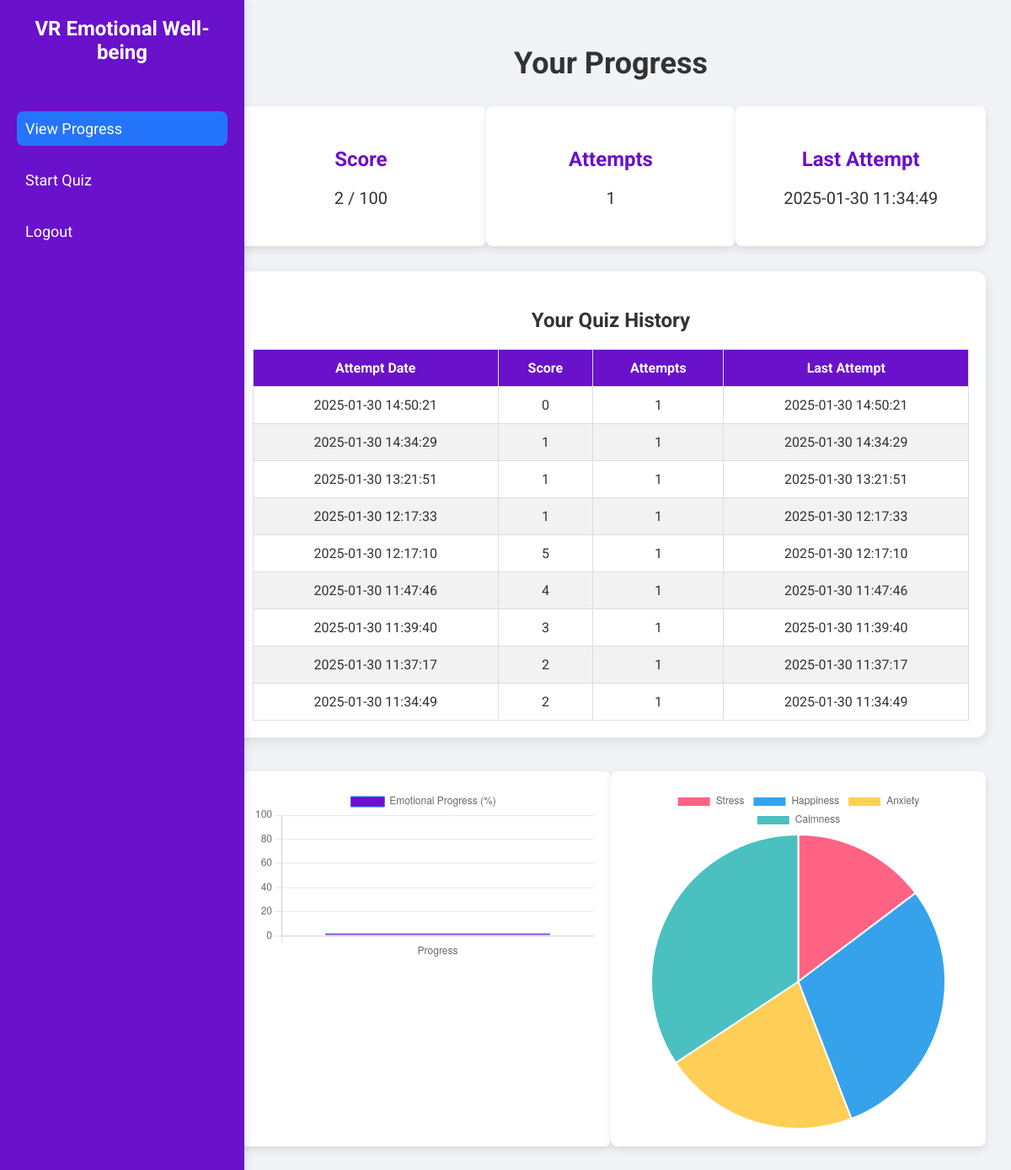
/index.php (signed in), run on the app's committed database.
### tables this page shows
CREATE TABLE `user_progress` (
  `id` int(11) NOT NULL,
  `user_id` int(11) DEFAULT NULL,
  `score` int(11) DEFAULT NULL,
  `attempts` int(11) DEFAULT 0,
  `last_attempt` timestamp NOT NULL DEFAULT current_timestamp()
);

### index.php (the view, shortened to what this page needs)
<?php
include 'config.php';
$user_id = $_SESSION['user_id'];
$query = "SELECT score, attempts, last_attempt FROM user_progress WHERE user_id = ?";
$stmt = $conn->prepare($query);
$stmt->bind_param("i", $user_id);
$stmt->execute();
$result = $stmt->get_result();
$user_progress = $result->fetch_assoc();
$query_history = "SELECT score, attempts, last_attempt FROM user_progress WHERE user_id = ? ORDER BY last_attempt DESC";
$stmt_history = $conn->prepare($query_history);
$stmt_history->bind_param("i", $user_id);
$stmt_history->execute();
$result_history = $stmt_history->get_result();
$emotion_data = [rand(10, 40), rand(20, 50), rand(5, 30), rand(30, 60)];
?>
<!DOCTYPE html>
<html lang="en">
<head>
    <link href="https://cdn.jsdelivr.net/npm/font-awesome/css/font-awesome.min.css" rel="stylesheet">
</head>
<body>
    <div class="sidebar" id="sidebar">
        <h2>VR Emotional Well-being</h2>
        <ul>
            <li class="nav-item active"><a href="progress.php">View Progress</a></li>
            <li class="nav-item"><a href="quiz.php">Start Quiz</a></li>
            <li class="nav-item"><a href="logout.php">Logout</a></li>
        </ul>
    </div>
    <div class="dashboard">
        <h1>Your Progress</h1>
        <div class="stats">
            <div class="stat-box">
                <h3>Score</h3>
                <p><?= $user_progress['score'] ?> / 100</p>
            </div>
            <div class="stat-box">
                <h3>Attempts</h3>
                <p><?= $user_progress['attempts'] ?></p>
            </div>
            <div class="stat-box">
                <h3>Last Attempt</h3>
                <p><?= $user_progress['last_attempt'] ?></p>
            </div>
        </div>
        <div class="progress-list">
            <h3>Your Quiz History</h3>
            <table>
                <thead>
                    <tr>
                        <th>Attempt Date</th>
                        <th>Score</th>
                        <th>Attempts</th>
                        <th>Last Attempt</th>
                    </tr>
                </thead>
                <tbody>
                    <?php while ($history = $result_history->fetch_assoc()) : ?>
                        <tr>
                            <td><?= $history['last_attempt'] ?></td>
                            <td><?= $history['score'] ?></td>
                            <td><?= $history['attempts'] ?></td>
                            <td><?= $history['last_attempt'] ?></td>
                        </tr>
                    <?php endwhile; ?>
                </tbody>
            </table>
        </div>
        <div class="charts">
            <div class="chart-box">
                <canvas id="progress-chart"></canvas>
            </div>
            <div class="chart-box">
                <canvas id="emotion-chart"></canvas>
            </div>
        </div>
    </div>
    <script>
        // Toggle Sidebar
        function toggleSidebar() {
            const sidebar = document.getElementById('sidebar');
            sidebar.classList.toggle('active');
        }
        // Chart.js - Progress Bar Chart
        const ctxProgress = document.getElementById('progress-chart').getContext('2d');
        const progressChart = new Chart(ctxProgress, {
            type: 'bar',
            data: {
                labels: ['Progress'],
                datasets: [{
                    label: 'Emotional Progress (%)',
                    data: [<?= $user_progress['score'] ?>],
                    backgroundColor: '#6a11cb',
                    borderColor: '#2575fc',
                    borderWidth: 1
                }]
            },
            options: {
                scales: {
                    y: {
                        beginAtZero: true,
                        max: 100
                    }
                }
            }
        });
        // Chart.js - Emotional Stats Pie Chart
        const ctxEmotion = document.getElementById('emotion-chart').getContext('2d');
        const emotionChart = new Chart(ctxEmotion, {
            type: 'pie',
            data: {
                labels: ['Stress', 'Happiness', 'Anxiety', 'Calmness'],
                datasets: [{
                    data: [<?= implode(',', $emotion_data) ?>],
                    backgroundColor: ['#FF6384', '#36A2EB', '#FFCE56', '#4BC0C0']
                }]
            }
        });
    </script>
</body>
</html>

### index.php (style rules this page uses)
body { margin: 0; font-family: 'Roboto', sans-serif; background-color: #f1f3f6; transition: padding-left 0.3s ease; }
.sidebar { position: fixed; top: 0; left: 0; width: 250px; height: 100%; background: #6a11cb; color: white; display: flex; flex-direction: column; padding: 20px; box-shadow: 2px 0 10px rgba(0, 0, 0, 0.1); z-index: 100; transition: transform 0.3s ease; }
.sidebar h2 { margin: 0; font-size: 24px; text-align: center; margin-bottom: 20px; }
.sidebar ul { list-style: none; padding: 0; }
.sidebar ul li { margin: 20px 0; transition: background-color 0.3s; }
.sidebar ul li a { color: white; text-decoration: none; font-size: 18px; padding: 10px; border-radius: 8px; display: block; transition: background-color 0.3s; }
.sidebar ul li.active a { background-color: #2575fc; }
.dashboard { padding: 30px; margin-left: 250px; transition: margin-left 0.3s ease; }
.dashboard h1 { text-align: center; font-size: 36px; color: #333; margin-bottom: 30px; }
.stats { display: flex; justify-content: space-between; margin-bottom: 30px; }
.stat-box { background-color: #fff; border-radius: 8px; padding: 25px; width: 30%; text-align: center; box-shadow: 0 4px 10px rgba(0, 0, 0, 0.1); transition: transform 0.3s ease; }
.stat-box h3 { font-size: 24px; color: #6a11cb; margin-bottom: 10px; }
.stat-box p { font-size: 20px; color: #333; }
.progress-list { background: white; border-radius: 12px; padding: 20px; box-shadow: 0 4px 15px rgba(0, 0, 0, 0.1); }
.progress-list h3 { font-size: 24px; color: #333; margin-bottom: 20px; text-align: center; }
.progress-list table { width: 100%; border-collapse: collapse; }
.progress-list th, .progress-list td { padding: 12px; border: 1px solid #ddd; text-align: center; color: #333; }
.progress-list th { background-color: #6a11cb; color: white; }
.progress-list tr:nth-child(even) { background-color: #f2f2f2; }
.charts { display: flex; justify-content: space-between; margin-top: 40px; }
.chart-box { width: 48%; background: #fff; padding: 20px; border-radius: 8px; box-shadow: 0 4px 10px rgba(0, 0, 0, 0.1); }

### data on the page
user_progress: score "2", attempts "1", last_attempt "2025-01-30 11:34:49"
user_progress: last_attempt "2025-01-30 14:50:21", score "0", attempts "1"
user_progress: last_attempt "2025-01-30 14:34:29", score "1", attempts "1"
user_progress: last_attempt "2025-01-30 13:21:51", score "1", attempts "1"
user_progress: last_attempt "2025-01-30 12:17:33", score "1", attempts "1"
user_progress: last_attempt "2025-01-30 12:17:10", score "5", attempts "1"
user_progress: last_attempt "2025-01-30 11:47:46", score "4", attempts "1"
user_progress: last_attempt "2025-01-30 11:39:40", score "3", attempts "1"
user_progress: last_attempt "2025-01-30 11:37:17", score "2", attempts "1"

### other printed values
chart data {{ $user_progress['score'] }} 2
chart data {{ implode(',', $emotion_data) }} 15,30,22,35
